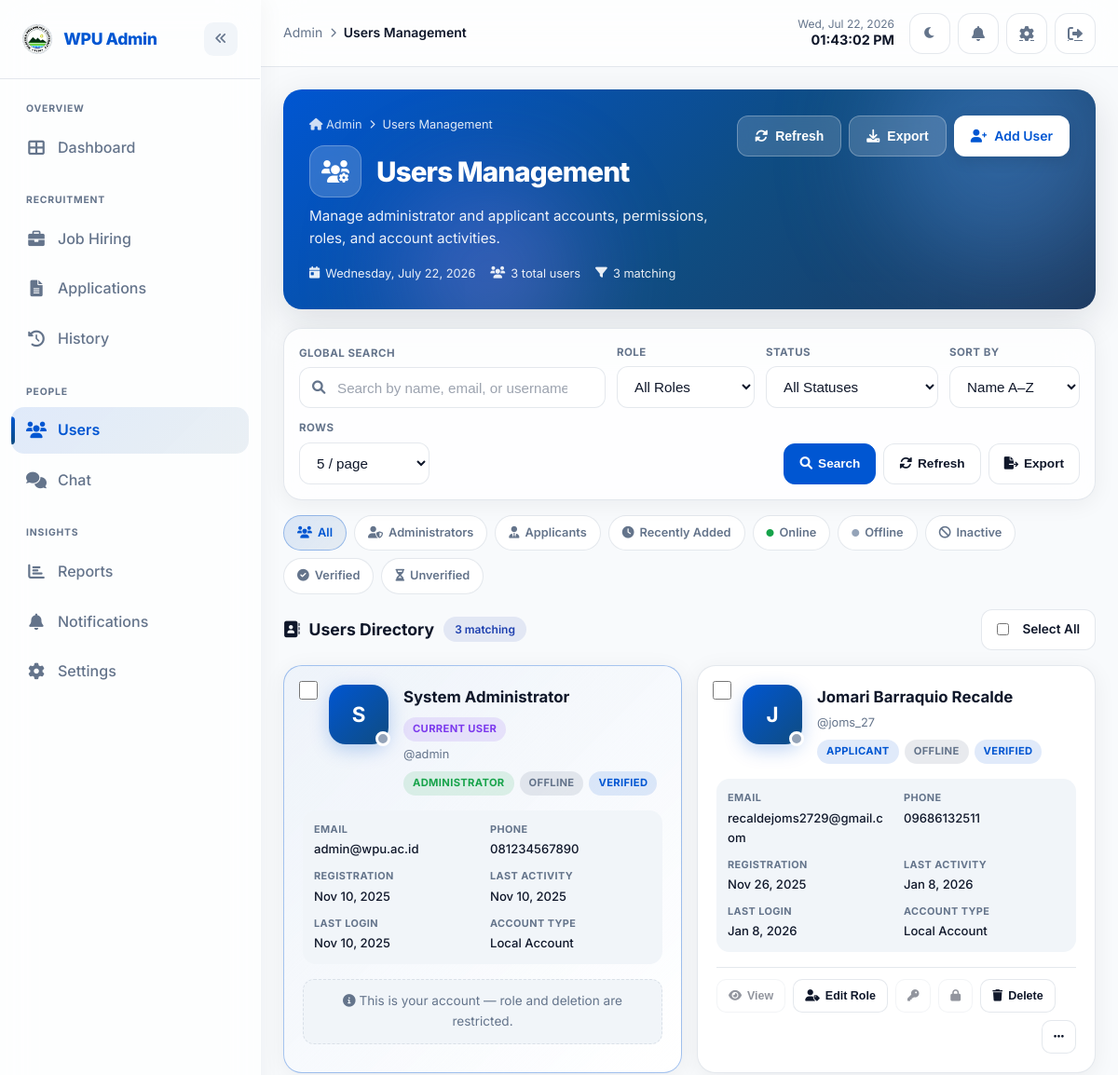
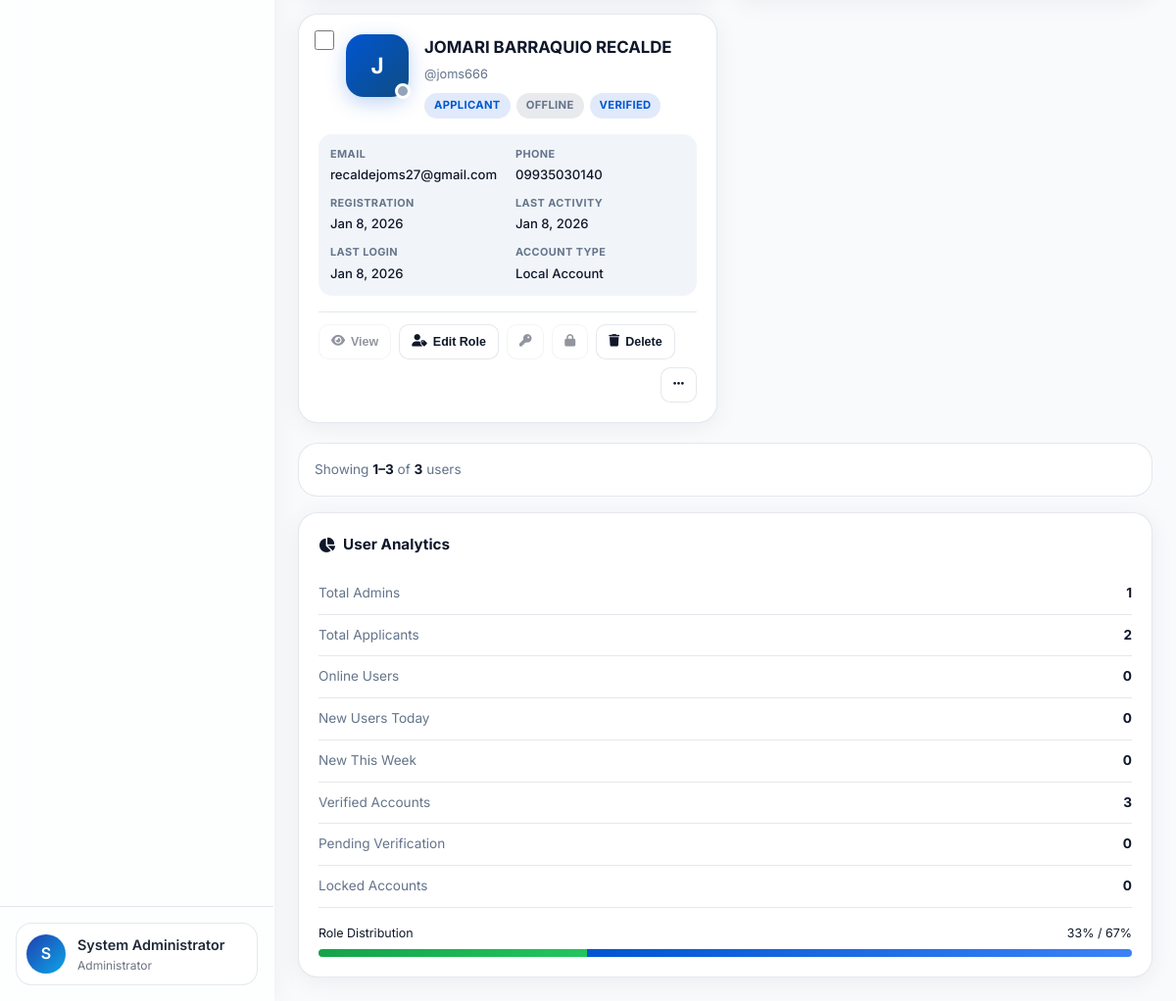
The page /admin/pages/users.php (signed in) on the database its author committed (2 pictures, top to bottom).
### tables this page shows
CREATE TABLE `users` (
  `id` int(11) NOT NULL,
  `username` varchar(50) NOT NULL,
  `email` varchar(100) NOT NULL,
  `password` varchar(255) DEFAULT NULL,
  `role` enum('admin','applicant') NOT NULL DEFAULT 'applicant',
  `full_name` varchar(100) NOT NULL,
  `phone` varchar(20) DEFAULT NULL,
  `address` text DEFAULT NULL,
  `age` int(11) DEFAULT NULL,
  `sex` enum('Male','Female','Other') DEFAULT NULL,
  `civil_status` enum('Married','Single','Separated','Widowed','Annuled','Solo Parent') DEFAULT NULL,
  `highest_educational_attainment` enum('Elementary Level','Elementary Graduate','Secondary/ High School Level','Secondary/ High School Graduate','College Level','College Graduate','Master''s Degree Holder','Doctoral Degree Holder') DEFAULT NULL,
  `bachelors_degree` text DEFAULT NULL,
  `masters_degree` text DEFAULT NULL,
  `doctorate_degree` text DEFAULT NULL,
  `application_type` set('PROMOTION','ENTRY LEVEL') DEFAULT NULL,
  `ipcr_rating` text DEFAULT NULL,
  `ipcr_file_path` varchar(255) DEFAULT NULL,
  `pe_rating` text DEFAULT NULL,
  `pe_file_path` varchar(255) DEFAULT NULL,
  `position_applied_for` enum('University Extension Specialist V SG 24','University Extension Specialist IV SG 22','University Extension Specialist III SG 20','University Extension Specialist II SG 18','University Extension Specialist I SG 16','University Extension Associate I SG 12','Administrative Assistant III SG 9','Administrative Aide VI (Clerk III) SG 6','Administrative Aide IV (Clerk II) SG 4') DEFAULT NULL,
  `training_programs` text DEFAULT NULL,
  `career_service_eligibilities` set('Professional Eligibility','Sub-Professional Eligibility','Career Service Executive Eligibility (CSE-E)','Bar/Board Eligibility (RA 1080)','Other') DEFAULT NULL,
  `career_service_eligibilities_other` text DEFAULT NULL,
  `special_needs` text DEFAULT NULL,
  `profile_picture` varchar(255) DEFAULT NULL,
  `google_id` varchar(255) DEFAULT NULL,
  `oauth_provider` enum('google','facebook','microsoft') DEFAULT NULL,
  `email_verified_at` datetime DEFAULT NULL,
  `email_verification_code` varchar(6) DEFAULT NULL,
  `email_verification_expires_at` datetime DEFAULT NULL,
  `email_verification_attempts` int(11) DEFAULT 0,
  `email_verification_last_sent_at` datetime DEFAULT NULL,
  `data_privacy_accepted_at` timestamp NULL DEFAULT NULL,
  `created_at` timestamp NOT NULL DEFAULT current_timestamp(),
  `updated_at` timestamp NOT NULL DEFAULT current_timestamp() ON UPDATE current_timestamp(),
  `is_active` tinyint(1) DEFAULT 1
);

### admin/pages/users.php (the view, shortened to what the rows shown need)
<?php
require_once '../../includes/models.php';
$userModel = new User();
$searchQuery = trim($_GET['search'] ?? '');
$page = isset($_GET['page']) ? max(1, (int)$_GET['page']) : 1;
$perPage = 5;
$offset = ($page - 1) * $perPage;
$whereClauses = [];
$params = [];
$where = implode(' AND ', $whereClauses);
$allUsers = $userModel->findAll($where, $params);
$totalUsers_filtered = count($allUsers);
$users = array_slice($allUsers, $offset, $perPage);
function umHighlightSearch($text, $query) {
    if ($query === '') {
        return htmlspecialchars($text);
    }
    $safe = htmlspecialchars($text);
    $pattern = '/' . preg_quote($query, '/') . '/i';
    return preg_replace($pattern, '<mark class="um-highlight">$0</mark>', $safe);
}
function umTimeAgo($datetime) {
    $diff = time() - strtotime($datetime);
    return date('M j, Y', strtotime($datetime));
}
function umIsOnline($user) {
    return !empty($user['updated_at']) && (time() - strtotime($user['updated_at'])) < 900;
}
function umAccountStatus($user) {
    return ['label' => 'Offline', 'class' => 'um-badge-offline'];
}
function umVerificationStatus($user) {
    if (!empty($user['email_verified_at'])) {
        return ['label' => 'Verified', 'class' => 'um-badge-verified'];
    }
    return ['label' => 'Pending', 'class' => 'um-badge-pending'];
}
?>
<!DOCTYPE html>
<html lang="en">
<head>
    <link href="https://cdnjs.cloudflare.com/ajax/libs/font-awesome/6.0.0/css/all.min.css" rel="stylesheet">
    <link href="../../assets/css/office-theme.css" rel="stylesheet">
    <link href="../../assets/css/admin-dashboard.css" rel="stylesheet">
    <link href="../../assets/css/users-dashboard.css" rel="stylesheet">
</head>
<body class="admin-dashboard users-page">
    <div class="main-wrapper">
        <main class="content" id="mainContent" role="main">
            <section class="um-hero um-animate-d1" aria-labelledby="umHeroTitle">
                <div class="um-hero-inner">
                    <div class="um-hero-main">
                        <div class="um-hero-title-row">
                            <h1 class="um-hero-title" id="umHeroTitle">Users Management</h1>
                        </div>
                    </div>
                </div>
            </section>
            <div class="um-layout">
                <section aria-labelledby="umDirectoryTitle">
                    <div class="um-directory-header">
                        <h2 class="um-directory-title" id="umDirectoryTitle">
                            <i class="fas fa-address-book" aria-hidden="true"></i> Users Directory
                            <span class="badge badge-primary"><?= number_format($totalUsers_filtered) ?> matching</span>
                        </h2>
                    </div>
                    <?php if (empty($users)): ?>
                    <div class="empty-state" role="status">
                        <div class="um-empty-icon" aria-hidden="true"><i class="fas fa-user-slash"></i></div>
                        <h3>No Users Found</h3>
                        <p>Try changing your filters or search keywords.</p>
                        <a href="users.php" class="um-toolbar-btn primary" style="display:inline-flex;text-decoration:none">
                            <i class="fas fa-undo" aria-hidden="true"></i> Clear Filters
                        </a>
                    </div>
                    <?php else: ?>
                    <div class="users-grid" id="usersGrid">
                        <?php foreach ($users as $index => $user):
                            $isCurrent = $user['id'] === $_SESSION['user_id'];
                            $isOnline = umIsOnline($user);
                            $accountStatus = umAccountStatus($user);
                            $verifyStatus = umVerificationStatus($user);
                            $roleLabel = $user['role'] === ROLE_ADMIN ? 'Administrator' : 'Applicant';
                            $roleBadgeClass = $user['role'] === ROLE_ADMIN ? 'um-badge-admin' : 'um-badge-applicant';
                            $initials = strtoupper(substr($user['full_name'], 0, 1));
                            $phone = !empty($user['phone']) ? $user['phone'] : '—';
                            $userJson = json_encode($user, JSON_HEX_TAG | JSON_HEX_APOS | JSON_HEX_QUOT | JSON_HEX_AMP);
                        ?>
                        <article class="user-item<?= $isCurrent ? ' is-current' : '' ?> um-animate-d<?= min(($index % 6) + 1, 6) ?>"
                                 data-user-id="<?= (int)$user['id'] ?>"
                                 data-role="<?= htmlspecialchars($user['role']) ?>"
                                 data-status="<?= (isset($user['is_active']) && (int)$user['is_active'] === 0) ? 'locked' : ($isOnline ? 'online' : 'offline') ?>"
                                 data-verified="<?= !empty($user['email_verified_at']) ? '1' : '0' ?>">
                            <input type="checkbox" class="um-card-select um-user-checkbox" value="<?= (int)$user['id'] ?>" aria-label="Select <?= htmlspecialchars($user['full_name']) ?>">
                            <div class="um-card-head">
                                <div class="user-avatar" aria-hidden="true">
                                    <?= $initials ?>
                                    <span class="um-online-dot <?= $isOnline ? 'online' : '' ?>" aria-hidden="true"></span>
                                </div>
                                <div class="um-card-identity">
                                    <h3 class="um-card-name">
                                        <?= umHighlightSearch($user['full_name'], $searchQuery) ?>
                                        <?php if ($isCurrent): ?>
                                        <span class="um-badge um-badge-you">Current User</span>
                                        <?php endif; ?>
                                    </h3>
                                    <div class="um-card-username">@<?= umHighlightSearch($user['username'], $searchQuery) ?></div>
                                    <div class="um-badge-row">
                                        <span class="um-badge <?= $roleBadgeClass ?>"><?= $roleLabel ?></span>
                                        <span class="um-badge <?= $accountStatus['class'] ?>"><?= $accountStatus['label'] ?></span>
                                        <span class="um-badge <?= $verifyStatus['class'] ?>"><?= $verifyStatus['label'] ?></span>
                                    </div>
                                </div>
                            </div>
                            <div class="um-details-grid">
                                <div class="um-detail-row">
                                    <span class="um-detail-label">Email</span>
                                    <span class="um-detail-value"><?= umHighlightSearch($user['email'], $searchQuery) ?></span>
                                </div>
                                <div class="um-detail-row">
                                    <span class="um-detail-label">Phone</span>
                                    <span class="um-detail-value"><?= htmlspecialchars($phone) ?></span>
                                </div>
                                <div class="um-detail-row">
                                    <span class="um-detail-label">Registration</span>
                                    <span class="um-detail-value"><?= date('M j, Y', strtotime($user['created_at'])) ?></span>
                                </div>
                                <div class="um-detail-row">
                                    <span class="um-detail-label">Last Activity</span>
                                    <span class="um-detail-value"><?= umTimeAgo($user['updated_at'] ?? null) ?></span>
                                </div>
                                <div class="um-detail-row">
                                    <span class="um-detail-label">Last Login</span>
                                    <span class="um-detail-value"><?= umTimeAgo($user['updated_at'] ?? null) ?></span>
                                </div>
                                <div class="um-detail-row">
                                    <span class="um-detail-label">Account Type</span>
                                    <span class="um-detail-value"><?= !empty($user['oauth_provider']) ? ucfirst($user['oauth_provider']) . ' OAuth' : 'Local Account' ?></span>
                                </div>
                            </div>
                            <?php if (!$isCurrent): ?>
                            <div class="um-card-actions" role="toolbar" aria-label="User actions">
                                <button type="button" class="um-action-btn" data-tooltip="View profile" aria-label="View profile" disabled title="Coming soon">
                                    <i class="fas fa-eye" aria-hidden="true"></i> <span class="um-action-text">View</span>
                                </button>
                                <button type="button" class="um-action-btn" data-tooltip="Edit role" aria-label="Edit role" onclick='updateRole(<?= $userJson ?>)'>
                                    <i class="fas fa-user-tag" aria-hidden="true"></i> <span class="um-action-text">Edit Role</span>
                                </button>
                                <button type="button" class="um-action-btn" data-tooltip="Reset password" aria-label="Reset password" disabled title="Requires backend API">
                                    <i class="fas fa-key" aria-hidden="true"></i>
                                </button>
                                <button type="button" class="um-action-btn" data-tooltip="Lock account" aria-label="Lock account" disabled title="Requires backend API">
                                    <i class="fas fa-lock" aria-hidden="true"></i>
                                </button>
                                <button type="button" class="um-action-btn danger" data-tooltip="Delete user" aria-label="Delete user" onclick='confirmDelete(<?= $userJson ?>)'>
                                    <i class="fas fa-trash" aria-hidden="true"></i> <span class="um-action-text">Delete</span>
                                </button>
                                <div class="um-more-wrap">
                                    <button type="button" class="um-action-btn um-more-btn" data-tooltip="More actions" aria-label="More actions" aria-haspopup="true">
                                        <i class="fas fa-ellipsis-h" aria-hidden="true"></i>
                                    </button>
                                </div>
                            </div>
                            <?php else: ?>
                            <div class="um-self-notice" role="note">
                                <i class="fas fa-info-circle" aria-hidden="true"></i> This is your account — role and deletion are restricted.
                            </div>
                            <?php endif; ?>
                        </article>
                        <?php endforeach; ?>
                    </div>
                    <?php endif; ?>
                </section>
            </div>
        </main>
    </div>
</body>
</html>

### rows shown on the page
users: full_name "S", full_name "System Administrator", shows "CURRENT USER", username "admin", role "ADMINISTRATOR", label "OFFLINE", label "VERIFIED", email "admin@wpu.ac.id", phone "081234567890", created_at "Nov 10, 2025", updated_at "Nov 10, 2025", shows "Local Account", shows "This is your account — role and deletion are restricted."
users: full_name "J", full_name "Jomari Barraquio Recalde", username "joms_27", role "APPLICANT", label "OFFLINE", label "VERIFIED", email "recaldejoms2729@gmail.com", phone "09686132511", created_at "Nov 26, 2025", updated_at "Jan 8, 2026", shows "Local Account"
users: full_name "J", full_name "JOMARI BARRAQUIO RECALDE", username "joms666", role "APPLICANT", label "OFFLINE", label "VERIFIED", email "recaldejoms27@gmail.com", phone "09935030140", created_at "Jan 8, 2026", updated_at "Jan 8, 2026", shows "Local Account"

### other values the page prints
$section['title'] "OVERVIEW"
$item['label'] "Dashboard"
$section['title'] "RECRUITMENT"
$item['label'] "Job Hiring"
$item['label'] "Applications"
$item['label'] "History"
$section['title'] "PEOPLE"
$item['label'] "Users"
$item['label'] "Chat"
$section['title'] "INSIGHTS"
$item['label'] "Reports"
$item['label'] "Notifications"
$item['label'] "Settings"
substr($adminSidebarUserName, 0, 1) "S"
$adminSidebarUserName "System Administrator"
